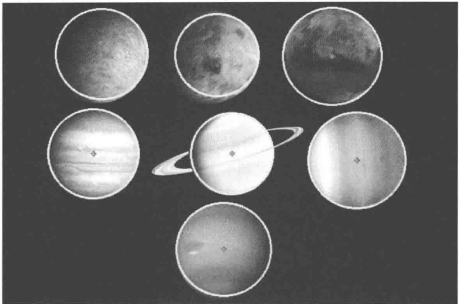
#> input picture screenshot.png, 459 x 304 px
$ python main.py
#> lines starting #> are read from the running program, lines starting #| are printed output that depends on the picture; after the words box and inside, x2 and y2 are one past the last pixel; in counts of white or black regions, pixels touching at a corner belong together
import requests
import cv2
import utils
import numpy as np
import filters
import os
from scipy import ndimage

planets = cv2.imread('screenshot.png')
#> planets is the input picture: shape (304, 459, 3); min 51, max 255, mean 101.4
gray_img = cv2.cvtColor(planets,cv2.COLOR_BGR2GRAY)

img = cv2.medianBlur(gray_img, 5)
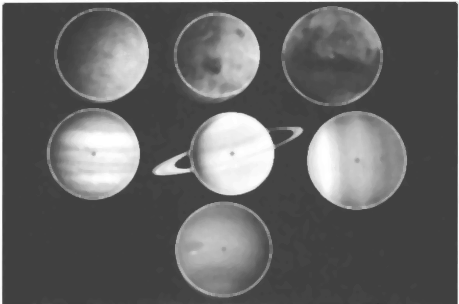
#> img: shape (304, 459); min 58, max 255, mean 100.1
cimg = cv2.cvtColor(img,cv2.COLOR_GRAY2BGR)

circles = cv2.HoughCircles(img,cv2.HOUGH_GRADIENT,1,120,param1=100,param2=30,minRadius=0,maxRadius=0)
#> circles = [[92.5, 153.5, 45.7], [215.5, 55.5, 43.4], [226.5, 248.5, 45.5], [352.5, 160.5, 46.3], [338.5, 38.5, 32.2], [96.5, 32.5, 25.8]]

circles = np.uint16(np.around(circles))
#> circles = [[92, 154, 46], [216, 56, 43], [226, 248, 46], [352, 160, 46], [338, 38, 32], [96, 32, 26]]

print(circles[0,:])
#| [[ 92 154  46]
#|  [216  56  43]
#|  [226 248  46]
#|  [352 160  46]
#|  [338  38  32]
#|  [ 96  32  26]]
for i in circles[0,:]:
    #draw the outer circle
    cv2.circle(planets,(i[0],i[1]),i[2],(0,255,0),2)
    #draw the center of the circle
    cv2.circle(planets,(i[0],i[1]),2,(0,0,255),3)
#> this loop made 6 passes
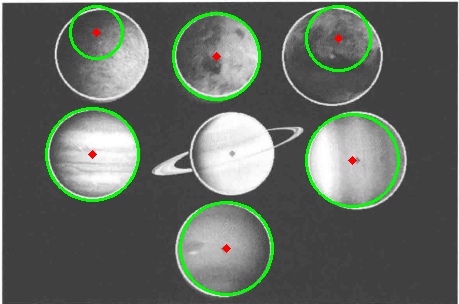
#> planets: shape (304, 459, 3); 3.36% of pixels changed, all inside (x1, y1, x2, y2) = (45, 5, 400, 296)

cv2.imwrite('planets_circles.jpg',planets)
cv2.imshow('HoughCircles',planets)
cv2.waitKey(0)
cv2.destroyAllWindows()
